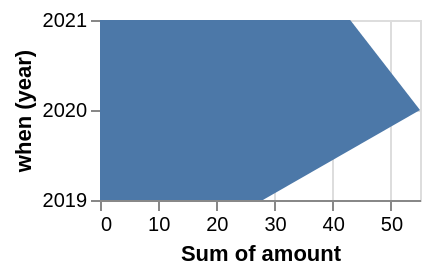

Write the Vega-Lite specification saved for this chart.
### Vega-Lite specification from a JSON file in a GitHub repository (floating-point values rounded to 4 significant figures)
{"$schema": "https://vega.github.io/schema/vega-lite/v5.json", "description": "A bucketed instant under an area, which has no band to sit in and so no far edge.", "data": {"values": [{"when": "2019-03-01", "amount": 28}, {"when": "2020-05-01", "amount": 55}, {"when": "2021-07-01", "amount": 43}]}, "width": 160, "height": 90, "mark": "area", "encoding": {"y": {"timeUnit": "year", "field": "when"}, "x": {"aggregate": "sum", "field": "amount"}}}
